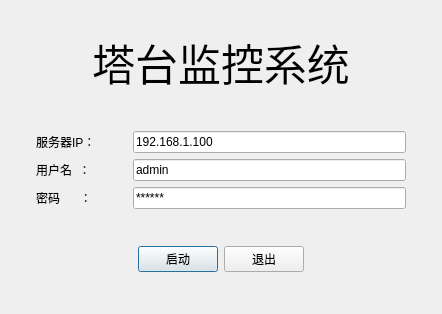
<?xml version="1.0" encoding="UTF-8"?>
<ui version="4.0">
 <class>LoginServer</class>
 <widget class="QDialog" name="LoginServer">
  <property name="geometry">
   <rect>
    <x>0</x>
    <y>0</y>
    <width>442</width>
    <height>314</height>
   </rect>
  </property>
  <property name="windowTitle">
   <string>Dialog</string>
  </property>
  <layout class="QGridLayout" name="gridLayout_3">
   <property name="sizeConstraint">
    <enum>QLayout::SetDefaultConstraint</enum>
   </property>
   <item row="3" column="0">
    <layout class="QGridLayout" name="gridLayout" columnstretch="0,2,6,0">
     <item row="1" column="2">
      <widget class="QLineEdit" name="lineEdit_2">
       <property name="text">
        <string>admin</string>
       </property>
      </widget>
     </item>
     <item row="1" column="0">
      <spacer name="horizontalSpacer_3">
       <property name="orientation">
        <enum>Qt::Horizontal</enum>
       </property>
       <property name="sizeType">
        <enum>QSizePolicy::Fixed</enum>
       </property>
       <property name="sizeHint" stdset="0">
        <size>
         <width>25</width>
         <height>0</height>
        </size>
       </property>
      </spacer>
     </item>
     <item row="1" column="1">
      <widget class="QLabel" name="label_2">
       <property name="text">
        <string>用户名  ：</string>
       </property>
      </widget>
     </item>
     <item row="0" column="1">
      <widget class="QLabel" name="label">
       <property name="text">
        <string>服务器IP：</string>
       </property>
      </widget>
     </item>
     <item row="0" column="2">
      <widget class="QLineEdit" name="lineEdit">
       <property name="text">
        <string>192.168.1.100</string>
       </property>
      </widget>
     </item>
     <item row="2" column="2">
      <widget class="QLineEdit" name="lineEdit_3">
       <property name="text">
        <string>******</string>
       </property>
      </widget>
     </item>
     <item row="2" column="1">
      <widget class="QLabel" name="label_3">
       <property name="text">
        <string>密码      ：</string>
       </property>
      </widget>
     </item>
     <item row="1" column="3">
      <spacer name="horizontalSpacer_4">
       <property name="orientation">
        <enum>Qt::Horizontal</enum>
       </property>
       <property name="sizeType">
        <enum>QSizePolicy::Fixed</enum>
       </property>
       <property name="sizeHint" stdset="0">
        <size>
         <width>25</width>
         <height>0</height>
        </size>
       </property>
      </spacer>
     </item>
    </layout>
   </item>
   <item row="0" column="0">
    <spacer name="horizontalSpacer_5">
     <property name="orientation">
      <enum>Qt::Horizontal</enum>
     </property>
     <property name="sizeHint" stdset="0">
      <size>
       <width>40</width>
       <height>20</height>
      </size>
     </property>
    </spacer>
   </item>
   <item row="2" column="0">
    <spacer name="verticalSpacer_4">
     <property name="orientation">
      <enum>Qt::Vertical</enum>
     </property>
     <property name="sizeHint" stdset="0">
      <size>
       <width>20</width>
       <height>40</height>
      </size>
     </property>
    </spacer>
   </item>
   <item row="6" column="0">
    <spacer name="verticalSpacer">
     <property name="orientation">
      <enum>Qt::Vertical</enum>
     </property>
     <property name="sizeHint" stdset="0">
      <size>
       <width>20</width>
       <height>40</height>
      </size>
     </property>
    </spacer>
   </item>
   <item row="5" column="0">
    <layout class="QGridLayout" name="gridLayout_2">
     <item row="0" column="1">
      <widget class="QPushButton" name="pushButton">
       <property name="text">
        <string>启动</string>
       </property>
      </widget>
     </item>
     <item row="0" column="3">
      <spacer name="horizontalSpacer_2">
       <property name="orientation">
        <enum>Qt::Horizontal</enum>
       </property>
       <property name="sizeHint" stdset="0">
        <size>
         <width>40</width>
         <height>20</height>
        </size>
       </property>
      </spacer>
     </item>
     <item row="0" column="0">
      <spacer name="horizontalSpacer">
       <property name="orientation">
        <enum>Qt::Horizontal</enum>
       </property>
       <property name="sizeHint" stdset="0">
        <size>
         <width>40</width>
         <height>20</height>
        </size>
       </property>
      </spacer>
     </item>
     <item row="0" column="2">
      <widget class="QPushButton" name="pushButton_2">
       <property name="text">
        <string>退出</string>
       </property>
      </widget>
     </item>
    </layout>
   </item>
   <item row="1" column="0">
    <widget class="QLabel" name="label_4">
     <property name="font">
      <font>
       <pointsize>32</pointsize>
      </font>
     </property>
     <property name="text">
      <string>塔台监控系统</string>
     </property>
     <property name="alignment">
      <set>Qt::AlignCenter</set>
     </property>
    </widget>
   </item>
   <item row="4" column="0">
    <spacer name="verticalSpacer_2">
     <property name="orientation">
      <enum>Qt::Vertical</enum>
     </property>
     <property name="sizeHint" stdset="0">
      <size>
       <width>20</width>
       <height>40</height>
      </size>
     </property>
    </spacer>
   </item>
  </layout>
 </widget>
 <resources/>
 <connections/>
</ui>
